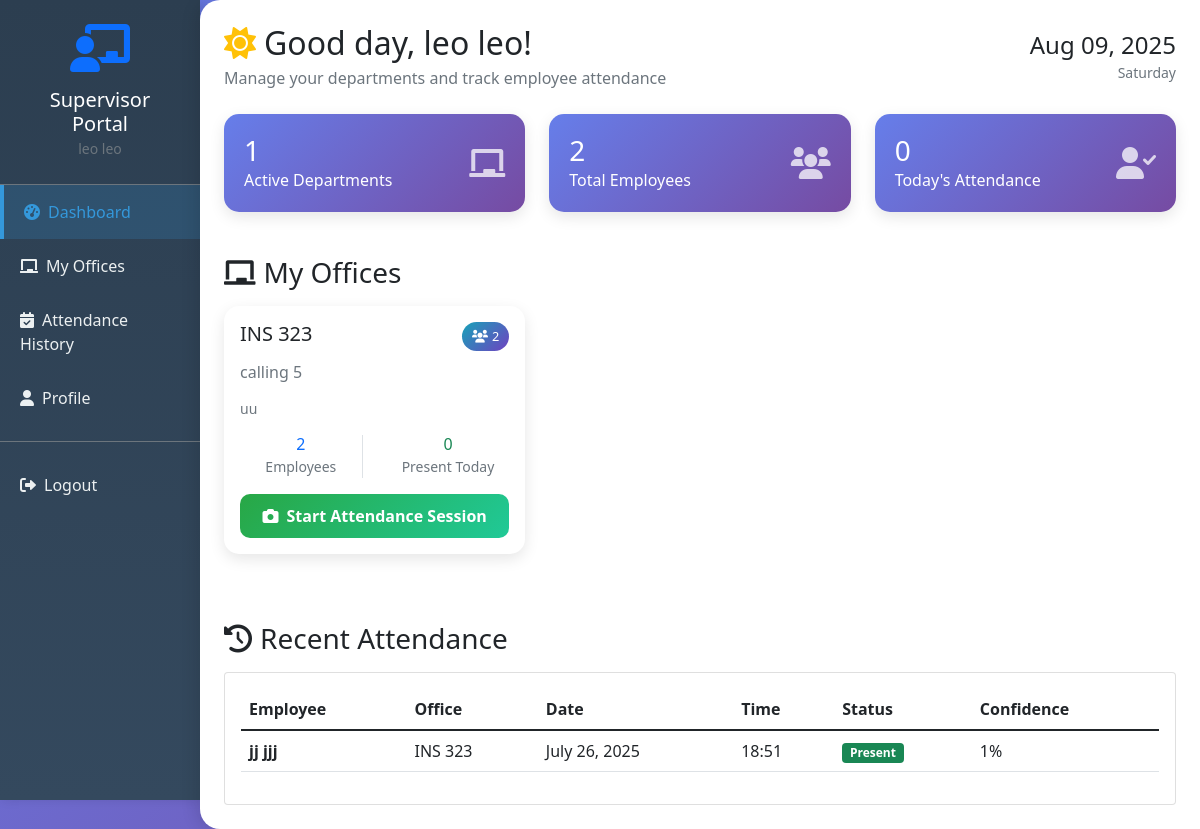
Before: /lecturer/dashboard/ (signed in) with the older database file.
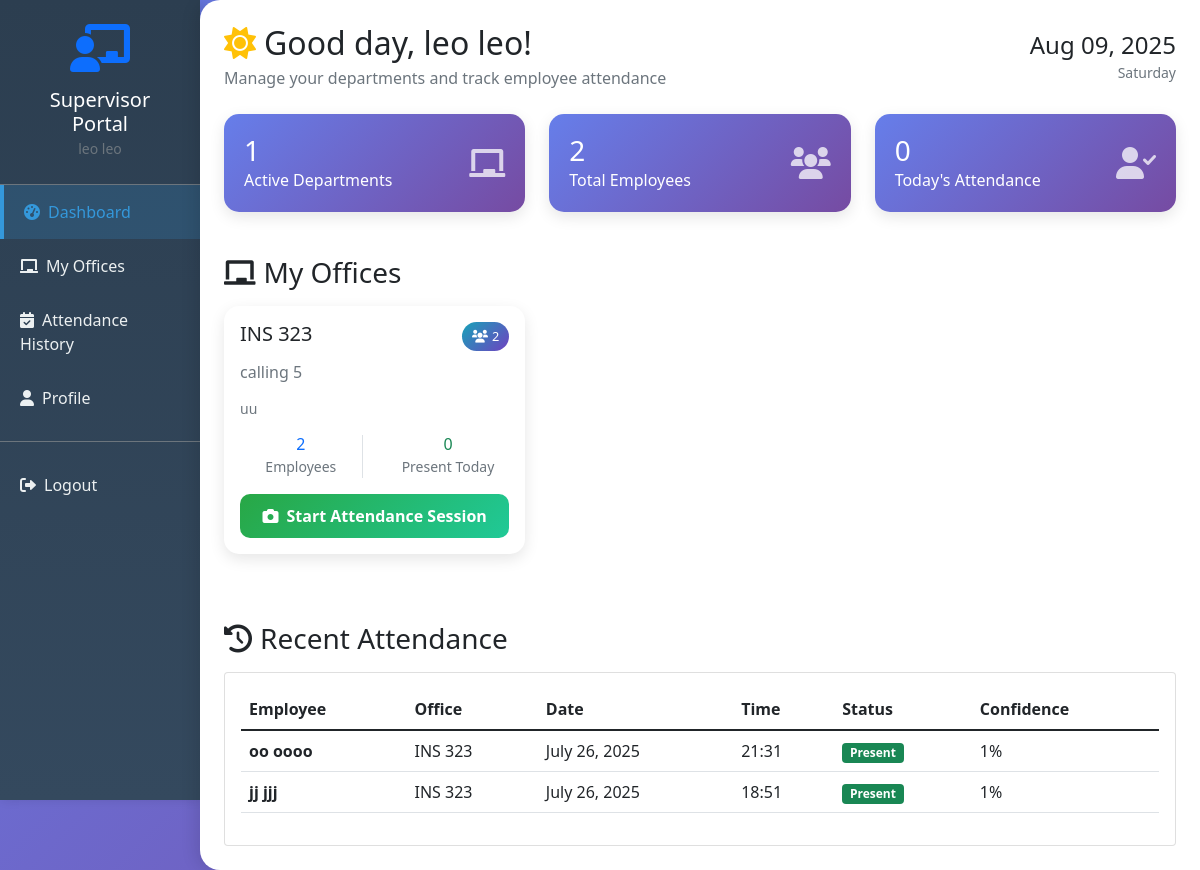
After: the same page with the newer database file.
### attendance/models.py (models this page shows, shortened)
class Class(models.Model):
    name = models.CharField(max_length=100, unique=True)
    code = models.CharField(max_length=20, unique=True)
    description = models.TextField(blank=True)
    instructor = models.ForeignKey('CustomUser', on_delete=models.CASCADE, related_name='taught_classes', limit_choices_to={'position': 'lecturer'})
    created_at = models.DateTimeField(auto_now_add=True)
    is_active = models.BooleanField(default=True)
    class Meta:
        verbose_name_plural = "Classes"
        ordering = ['name']

class Attendance(models.Model):
    ATTENDANCE_STATUS_CHOICES = [
        ('present', 'Present'),
        ('absent', 'Absent'),
        ('late', 'Late'),
    ]
    student = models.ForeignKey(Student, on_delete=models.CASCADE, related_name='attendance_records', null = True)
    class_attended = models.ForeignKey(Class, on_delete=models.CASCADE, related_name='attendance_records')
    date = models.DateField(default=timezone.now)
    timestamp = models.DateTimeField(auto_now_add=True)
    status = models.CharField(max_length=10, choices=ATTENDANCE_STATUS_CHOICES, default='present')
    recognition_confidence = models.FloatField(null=True, blank=True)
    marked_by_recognition = models.BooleanField(default=True)
    attendance_image = models.CharField(max_length=255, blank=True, null=True, help_text="Filename of captured attendance image")
    notes = models.TextField(blank=True)
    class Meta:
        unique_together = ['student', 'class_attended', 'date']
        ordering = ['-timestamp']

class Student(models.Model):
    SEMESTER_CHOICES = [
        ('1', 'First Semester'),
        ('2', 'Second Semester'),
    ]
    user = models.OneToOneField('CustomUser', on_delete=models.CASCADE, related_name='student_profile', null = True)
    student_id = models.CharField(max_length=20, unique=True)
    enrolled_classes = models.ManyToManyField(Class, related_name='students', blank=True)
    year_of_study = models.CharField(max_length=20, blank=True)
    department = models.ForeignKey(Department, on_delete=models.CASCADE, related_name='students', null=True, blank=True)
    level = models.ForeignKey(Level, on_delete=models.CASCADE, related_name='students', null=True, blank=True)
    semester = models.CharField(max_length=1, choices=SEMESTER_CHOICES, blank=True)
    phone = models.CharField(max_length=20, blank=True)
    created_at = models.DateTimeField(auto_now_add=True)
    is_active = models.BooleanField(default=True)
    class Meta:
        ordering = ['student_id']
    @property
    def full_name(self):
        return self.user.get_full_name() or self.user.username
    @property
    def phone(self):
        return self.user.phone

class CustomUser(AbstractUser):
    POSITION_CHOICES = [
        ('student', 'Student'),
        ('lecturer', 'Lecturer'),
    ]
    position = models.CharField(
        max_length=10,
        choices=POSITION_CHOICES,
        default='student',
        help_text='User position in the system'
    )
    phone = models.CharField(max_length=20, blank=True, null=True)
    student_id = models.CharField(max_length=20, blank=True, null=True, unique=True)

### attendance/views.py (the view)
# urls.py: path('lecturer/dashboard/', views.lecturer_dashboard, name='lecturer_dashboard'),
@login_required
def lecturer_dashboard(request):
    try:
        if not request.user.is_staff:
            messages.error(request, 'Access denied. Lecturer privileges required.')
            return redirect('student_dashboard')
        lecturer_classes = Class.objects.filter(
            instructor=request.user,
            is_active=True
        ).prefetch_related('students')
        today = timezone.now().date()
        today_sessions = AttendanceSession.objects.filter(
            class_session__instructor=request.user,
            date=today
        ).select_related('class_session')
        for cls in lecturer_classes:
            today_attendance = Attendance.objects.filter(
                class_attended=cls,
                date=today,
                status='present'
            ).count()
            cls.attendance_today_count = today_attendance
        recent_attendance = Attendance.objects.filter(
            class_attended__instructor=request.user
        ).select_related('student', 'class_attended').order_by('-timestamp')[:20]
        total_students = sum(cls.students.filter(is_active=True).count() for cls in lecturer_classes)
        total_classes = lecturer_classes.count()
        today_attendance_count = sum(session.present_count for session in today_sessions)
        context = {
            'lecturer': request.user,
            'lecturer_classes': lecturer_classes,
            'today_sessions': today_sessions,
            'recent_attendance': recent_attendance,
            'total_students': total_students,
            'total_classes': total_classes,
            'today_attendance_count': today_attendance_count,
            'today': today,
        }
        return render(request, 'attendance/lecturer_dashboard.html', context)
    except Exception as e:
        messages.error(request, f'Error loading dashboard: {str(e)}')
        return redirect('student_login')

### templates/attendance/lecturer_dashboard.html (shortened to what the changed rows need)
<!DOCTYPE html>
<html lang="en">
<head>
    <link href="https://cdn.jsdelivr.net/npm/bootstrap@5.1.3/dist/css/bootstrap.min.css" rel="stylesheet">
    <link href="https://cdnjs.cloudflare.com/ajax/libs/font-awesome/6.0.0/css/all.min.css" rel="stylesheet">
</head>
<body>
    <div class="container-fluid">
        <div class="row">
            <div class="col-lg-10 px-0">
                <div class="main-content p-4">
                    <div class="d-flex justify-content-between align-items-center mb-4">
                        <div>
                            <h2 class="mb-1">
                                <i class="fas fa-sun me-2 text-warning"></i>Good day, {{ lecturer.get_full_name|default:lecturer.username }}!
                            </h2>
                        </div>
                    </div>
                    {% if lecturer_classes %}
                        <div class="row">
                            {% for class in lecturer_classes %}
                                <div class="col-md-6 col-lg-4">
                                    <div class="card class-card">
                                        <div class="card-body">
                                            <div class="d-flex justify-content-between align-items-start mb-3">
                                                <h5 class="card-title mb-0">{{ class.code }}</h5>
                                                <span class="attendance-badge">
                                                    <i class="fas fa-users me-1"></i>{{ class.students.count }}
                                                </span>
                                            </div>
                                            <h6 class="card-subtitle mb-3 text-muted">{{ class.name }}</h6>
                                            {% if class.description %}
                                            <div class="mb-3">
                                                <p class="text-muted small mb-0">{{ class.description|truncatewords:15 }}</p>
                                            </div>
                                            {% endif %}
                                            <div class="row text-center mb-3">
                                                <div class="col-6">
                                                    <div class="border-end">
                                                        <h6 class="mb-0 text-primary">{{ class.students.count }}</h6>
                                                        <small class="text-muted">Employees</small>
                                                    </div>
                                                </div>
                                                <div class="col-6">
                                                    <h6 class="mb-0 text-success">{{ class.attendance_today_count|default:0 }}</h6>
                                                    <small class="text-muted">Present Today</small>
                                                </div>
                                            </div>
                                            <div class="d-grid">
                                                <a href="{% url 'lecturer_attendance_session' class.id %}"
                                                   class="btn btn-attendance">
                                                    <i class="fas fa-camera me-2"></i>Start Attendance Session
                                                </a>
                                            </div>
                                        </div>
                                    </div>
                                </div>
                            {% endfor %}
                        </div>
                    {% else %}
                        <div class="text-center py-5">
                            <i class="fas fa-chalkboard fa-3x text-muted mb-4"></i>
                            <h4 class="text-muted mb-3">No Offices Assigned</h4>
                            <p class="text-muted">You don't have any office assigned yet. Please contact your administrator.</p>
                        </div>
                    {% endif %}
                    {% if recent_attendance %}
                        <div class="row mt-5">
                            <div class="col-12">
                                <div class="card">
                                    <div class="card-body">
                                        <div class="table-responsive">
                                            <table class="table table-hover">
                                                <thead>
                                                    <tr>
                                                        <th>Employee</th>
                                                        <th>Office</th>
                                                        <th>Date</th>
                                                        <th>Time</th>
                                                        <th>Status</th>
                                                        <th>Confidence</th>
                                                    </tr>
                                                </thead>
                                                <tbody>
                                                    {% for attendance in recent_attendance %}
                                                        <tr>
                                                            <td>
                                                                <strong>{{ attendance.student.full_name }}</strong><br>
                                                            </td>
                                                            <td>{{ attendance.class_attended.code }}</td>
                                                            <td>{{ attendance.date }}</td>
                                                            <td>{{ attendance.timestamp|time:"H:i" }}</td>
                                                            <td>
                                                                {% if attendance.status == 'present' %}
                                                                    <span class="badge bg-success">Present</span>
                                                                {% elif attendance.status == 'late' %}
                                                                    <span class="badge bg-warning">Late</span>
                                                                {% else %}
                                                                    <span class="badge bg-danger">{{ attendance.status|title }}</span>
                                                                {% endif %}
                                                            </td>
                                                            <td>
                                                                {% if attendance.recognition_confidence %}
                                                                    {{ attendance.recognition_confidence|floatformat:0 }}%
                                                                {% else %}
                                                                    -
                                                                {% endif %}
                                                            </td>
                                                        </tr>
                                                    {% endfor %}
                                                </tbody>
                                            </table>
                                        </div>
                                    </div>
                                </div>
                            </div>
                        </div>
                    {% endif %}
                </div>
            </div>
        </div>
    </div>
</body>
</html>

Changed rows visible on the page:
added Attendance: student.full_name "oo oooo", class_attended.code "INS 323", date "July 26, 2025", timestamp "21:31", status "Present", recognition_confidence "1"
